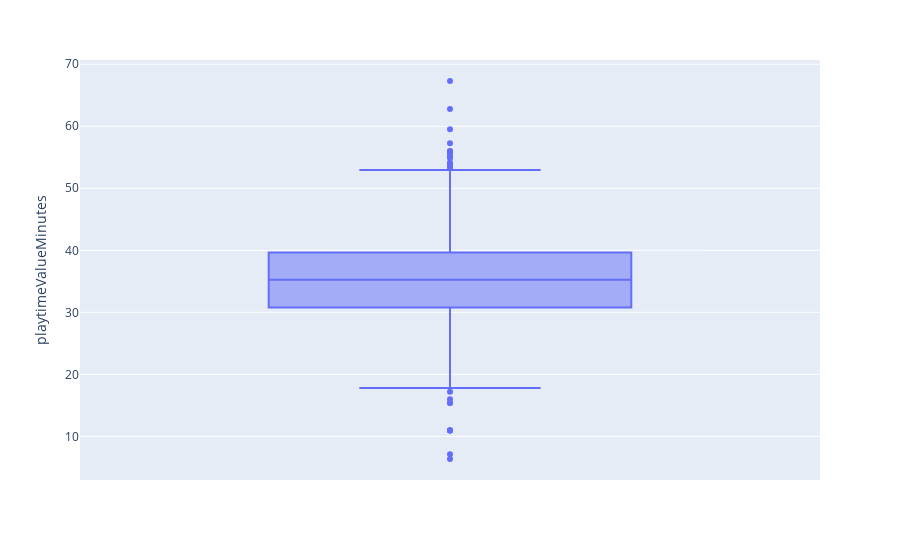

Notebook code cell kept with this figure:
### Code cell
fig = px.box(total_time_player, y="playtimeValueMinutes")
fig.show()

### Figure 1 — Plotly figure (JSON) as saved in the notebook; plotly's stock layout.template omitted (floating-point values rounded to 4 significant figures; data arrays with more than 128 entries replaced by an {"elided": "..."} marker saying what was removed)
{"data": [{"alignmentgroup": "True", "hovertemplate": "playtimeValueMinutes=%{y}<extra></extra>", "legendgroup": "", "marker": {"color": "#636efa"}, "name": "", "notched": false, "offsetgroup": "", "orientation": "v", "showlegend": false, "type": "box", "x0": " ", "xaxis": "x", "y": {"elided": "1871 float values"}, "y0": " ", "yaxis": "y"}], "layout": {"boxmode": "group", "legend": {"tracegroupgap": 0}, "margin": {"t": 60}, "xaxis": {"anchor": "y", "domain": [0, 1]}, "yaxis": {"anchor": "x", "domain": [0, 1], "title": {"text": "playtimeValueMinutes"}}}}
